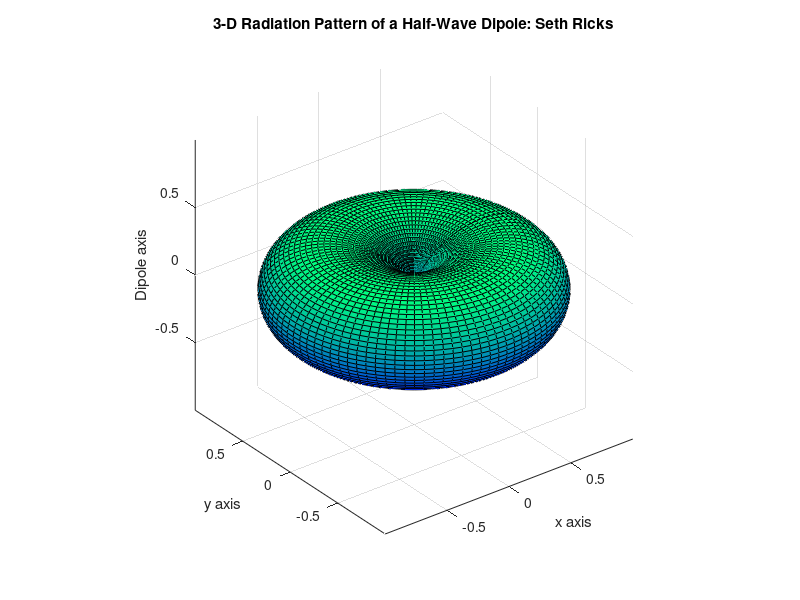

This chart was generated by the following MATLAB code:
theta1 = linspace(0, pi, 100);
phi1 = linspace(0, 2*pi, 100);
[theta, phi] = meshgrid(theta1, phi1); 
F = (cos((pi/2).*cos(theta))./sin(theta)).^2;
F(:, 1) = 0;
F(:, 100) = 0;
[x,y,z]=sph2cart(phi,pi/2-theta,F);
surf(x,y,z), grid on,  axis equal;
colormap(winter);

xlabel("x axis");
ylabel("y axis");
zlabel("Dipole axis");
title("3-D Radiation Pattern of a Half-Wave Dipole: Seth Ricks");
